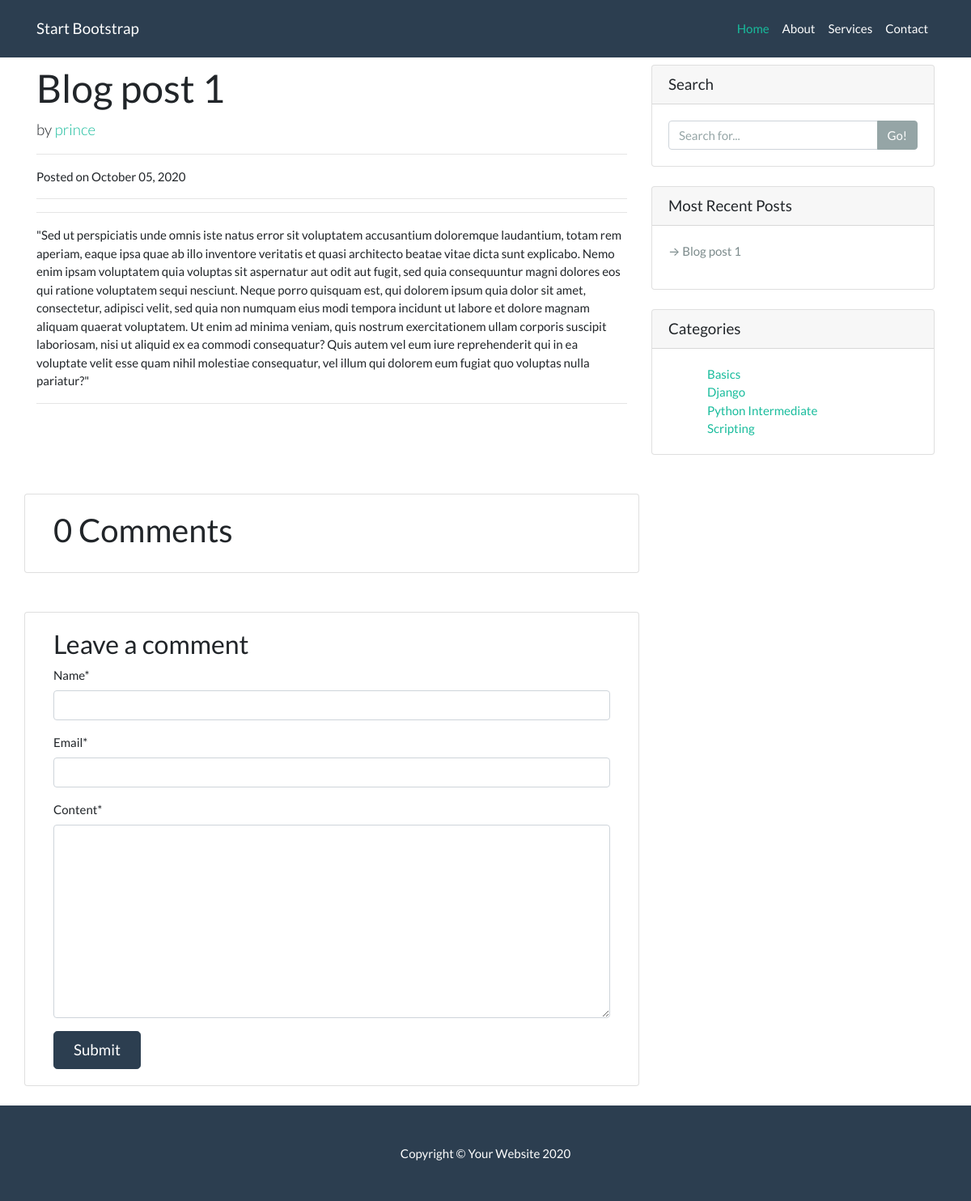
/blog-post-1/, run on an earlier commit of the app's database.
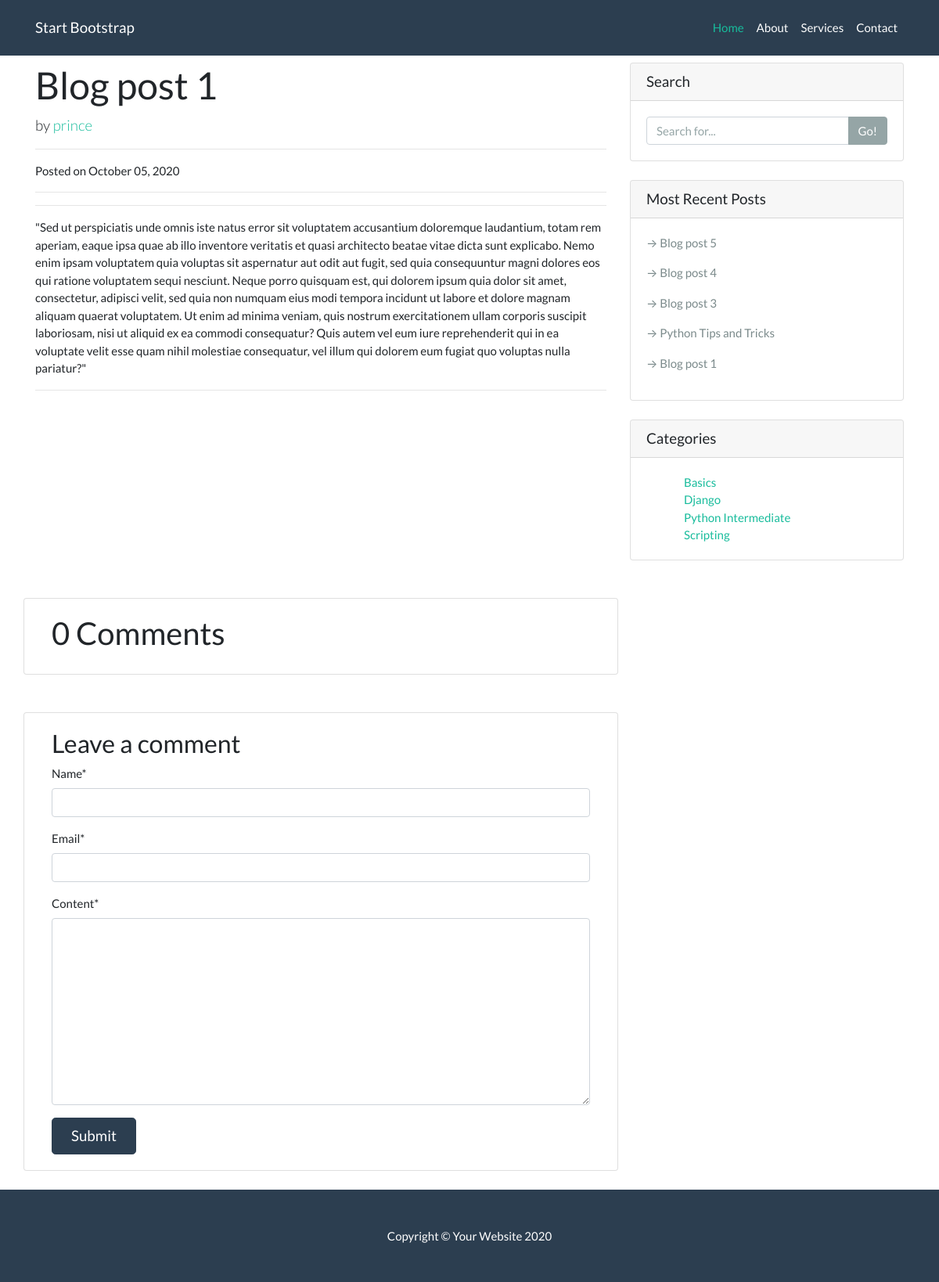
And on a later commit of the database.
### blog/models.py (models this page shows, shortened)
class Post(models.Model):
    title = models.CharField(max_length=200)
    author = models.ForeignKey(Author, on_delete=models.CASCADE)
    image = models.ImageField(upload_to='post_images', blank=True)
    slug = models.SlugField(unique=True)
    overview = models.TextField()
    content = models.TextField()
    pub_date = models.DateTimeField(auto_now_add=True)
    categories = models.ManyToManyField(Category, related_name='posts')
    featured = models.BooleanField(default=False)
    class Meta:
        ordering = ['-pub_date']

class Category(models.Model):
    tag = models.CharField(max_length=50)
    def __str__(self):
        return f'{self.tag}'

class Author(models.Model):
    user = models.OneToOneField(User, on_delete=models.CASCADE)
    def __str__(self):
        return f"{self.user.username}"

### blog/views.py (the view)
# urls.py: path("<slug:slug>/", views.detail, name="detail"),
def detail(request, slug):
    post = get_object_or_404(Post, slug=slug)
    comments = post.comments.filter(active=True) # all active comments associated with this post
    new_comment = None
    if request.method == 'POST':
        comment_form = CommentForm(request.POST)  # pass in the data received to the CommentForm
        if comment_form.is_valid():
            new_comment = comment_form.save(commit=False)
            new_comment.post = post
            new_comment.save()
    else:
        comment_form = CommentForm()
    context = {
        'post': post,
        'categories': categories,
        'comment_form': comment_form,
        'new_comment': new_comment,
        'recent_posts': recent_posts,
        'comments': comments,
    }
    return render(request, 'blog/detail.html', context)

### blog/forms.py
class CommentForm(forms.ModelForm):
    class Meta:
        model = Comment
        fields = ('name', 'email', 'content')

### blog/templates/blog/detail.html (shortened to what this page needs)
{% extends "blog/base.html" %}
{% load crispy_forms_tags %}
{% block content %}
<div class="container">
    <div class="row">
      <div class="col-lg-8">
        <h1 class="mt-4">{{ post.title }}</h1>
        <p class="lead">
          by
          <a href="#">{{ post.author }}</a>
        </p>
        <hr>
        <p>Posted on {{ post.pub_date | date:"F d, Y" }}</p>
        <hr>
        <hr>
        {{ post.content | safe}}
        <hr>
      </div>
      {% include "blog/sidebar.html" %}
        <div class="col-md-8 card my-4">
          <div class="card-body">
            <h2>{{ comments.count }} Comments</h2>
          </div>
        </div>
        <div class="col-md-8 card my-4">
          <div class="card-body">
            {% if new_comment %}
              <div class="alert alert-success">
                Your comment is awaiting moderation
              </div>
            {% else %}
              <h3>Leave a comment </h3>
              <form method="post" class="form">
                {{ comment_form | crispy }}
                <button type="submit" class="btn btn-primary btn-lg px-4">Submit</button>
              </form>
            {%  endif %}
          </div>
        </div>
    </div>
</div>
{% endblock content%}

### blog/templates/blog/sidebar.html
<div class="col-md-4">
        <div class="card my-4">
          <h5 class="card-header">Search</h5>
          <div class="card-body">
            <div class="input-group">
              <input type="text" class="form-control" placeholder="Search for...">
              <span class="input-group-append">
                <button class="btn btn-secondary" type="button">Go!</button>
              </span>
            </div>
          </div>
        </div>
        <div class="card my-4">
          <h5 class="card-header">Most Recent Posts</h5>
          <div class="card-body">
            {% for recent in recent_posts %}
            <p ><a class="text-dark" href="{% url 'blog:detail' recent.slug %}">&rarr; {{ recent.title }}</a></p>
            {% endfor %}
          </div>
        </div>
        <div class="card my-4">
          <h5 class="card-header">Categories</h5>
          <div class="card-body">
            <div class="row">
              <div class="container ml-5">
                <ul class="list-unstyled mb-0">
                  {% for cat in categories %}
                  <li>
                    <a href="{% url 'blog:category' cat.tag %}">{{ cat }}</a>
                  </li>
                  {% endfor %}
                </ul>
              </div>
            </div>
          </div>
        </div>
</div>

What changed in the data, as far as the page shows it:
added Post: title "Blog post 5"
added Post: title "Blog post 4"
added Post: title "Blog post 3"
added Post: title "Python Tips and Tricks"
